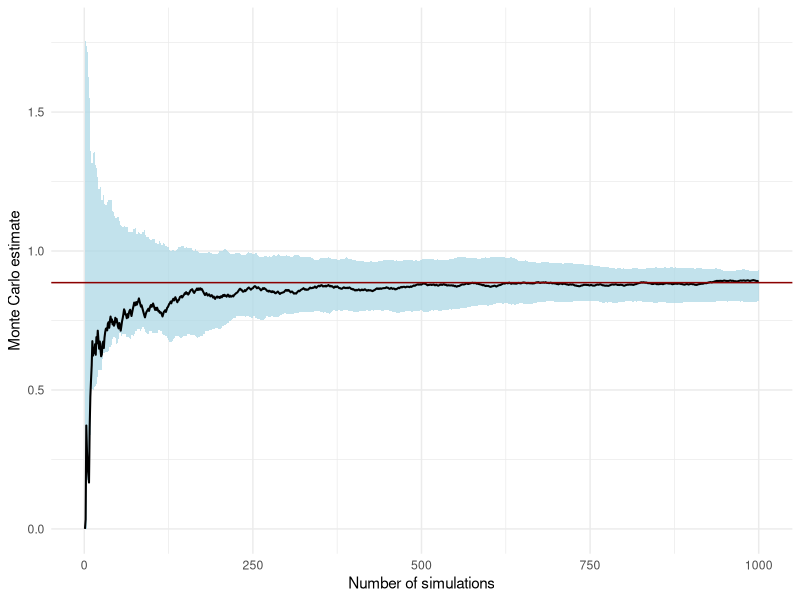
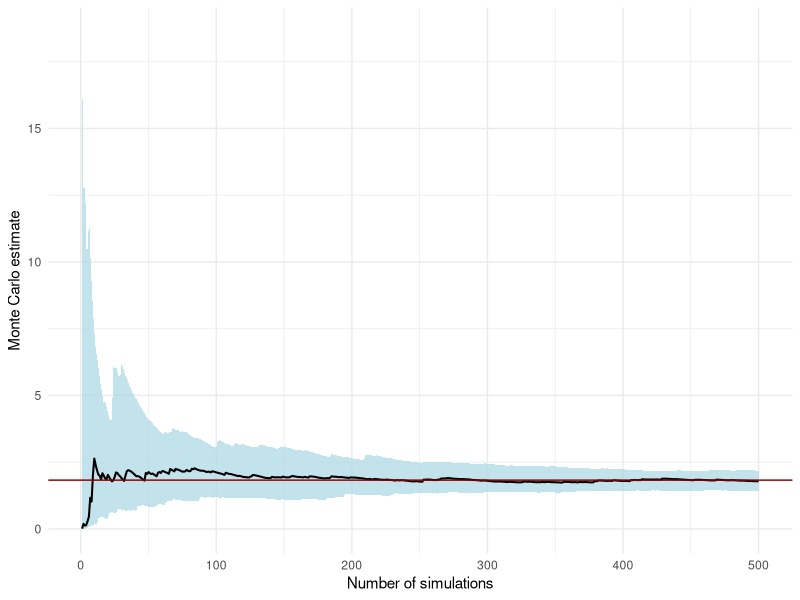

Generate these figures, in order, with R:
#################################################################
# Monte Carlo Integration                    
# Author: Jose Antonio Perusquia Cortes
# Afil: Facultad de Ciencias - UNAM
# Module: Stochastic Simulation 
#################################################################

#################################################################
# Libraries 
library(ggplot2)      # Version 4.0.2
library(ggthemes)     # Version 5.2.0
library(dplyr)        # Version 1.2.0
#################################################################

#################################################################
# Integrate exp(-x^2) from 0 to infinity

# Number of samples considered and size of each sample
n = 1000
m = 100

# Matrix of uniform random variables
set.seed(314)
sims = matrix(runif(n*m),nrow=m,ncol=n)

# Matrix of estimates for each n and m
theta = matrix(nrow=m,ncol=n)
for(i in 1:m){
  hy = exp(-((1/sims[i,])-1)^2)/(sims[i,]^2)
  theta[i,]= cumsum(hy)/(1:n)
}

# Point estimate and empirical range
df_theta = data.frame(
  n = 1:n,
  estimate = theta[1, ],
  lower = apply(theta, 2, min),
  upper = apply(theta, 2, max)
)

ggplot(df_theta, aes(x = n)) +
  geom_ribbon(
    aes(ymin = lower, ymax = upper),
    fill = "lightblue",
    alpha = 0.75
  ) +
  geom_line(
    aes(y = estimate),
    linewidth = 0.7
  ) +
  geom_hline(
    yintercept = sqrt(pi) / 2,
    col = "darkred"
  ) +
  theme_minimal() +
  labs(
    x = "Number of simulations",
    y = "Monte Carlo estimate"
  )
#################################################################

#################################################################
# Integrate x^{alpha-1}exp(-x) from 0 to infinity
# using exponential iid random variables
alpha = 2.9

# Number of samples considered and size of each sample
n = 500
m = 100

# Matrix of uniform random variables
set.seed(31415)
sims = matrix(rexp(n*m),nrow=m,ncol=n)

# Matrix of estimates for each n and m
theta = matrix(nrow=m,ncol=n)
for(i in 1:m){
    theta[i,]= cumsum(sims[i,]^(alpha-1))/(1:n)
}

# Point estimate and empirical range
df_theta = data.frame(
  n = 1:n,
  estimate = theta[1, ],
  lower = apply(theta, 2, min),
  upper = apply(theta, 2, max)
)

ggplot(df_theta, aes(x = n)) +
  geom_ribbon(
    aes(ymin = lower, ymax = upper),
    fill = "lightblue",
    alpha = 0.75
  ) +
  geom_line(
    aes(y = estimate),
    linewidth = 0.7
  ) +
  geom_hline(
    yintercept = gamma(alpha),
    col = "darkred"
  ) +
  theme_minimal() +
  labs(
    x = "Number of simulations",
    y = "Monte Carlo estimate"
  )
#################################################################
